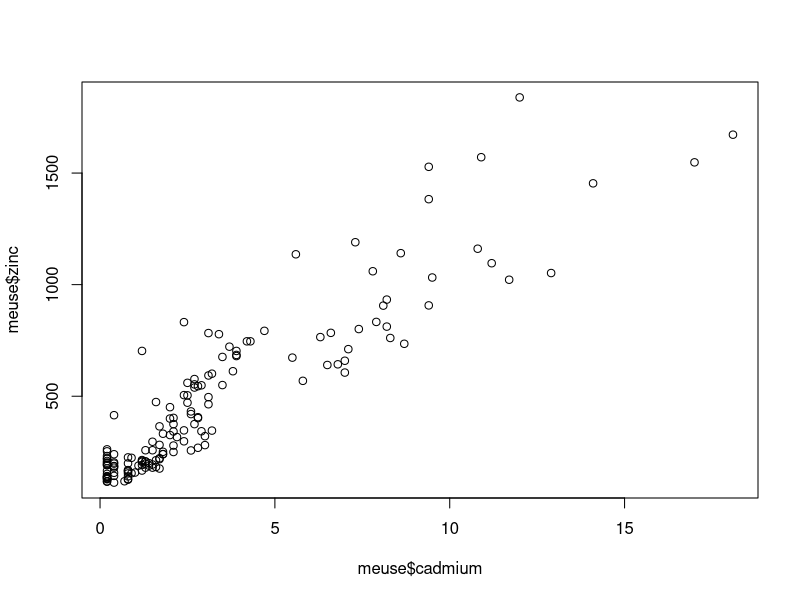
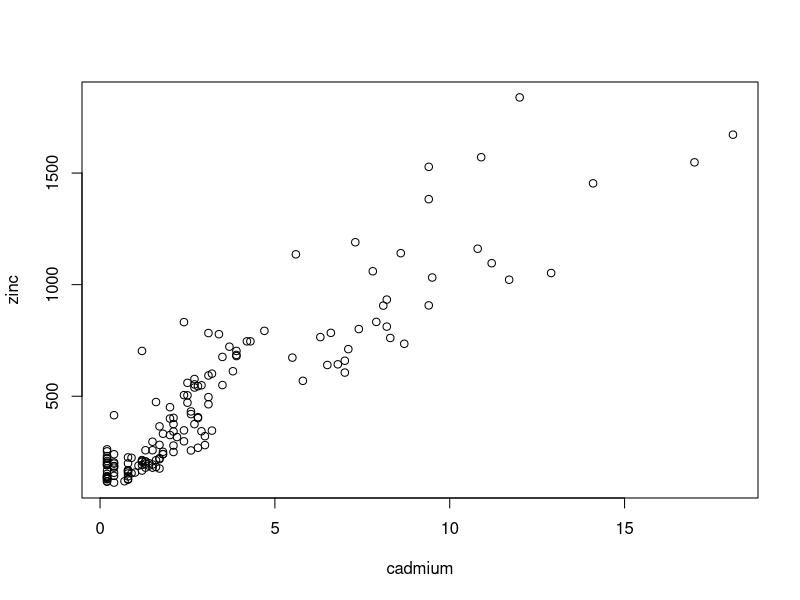
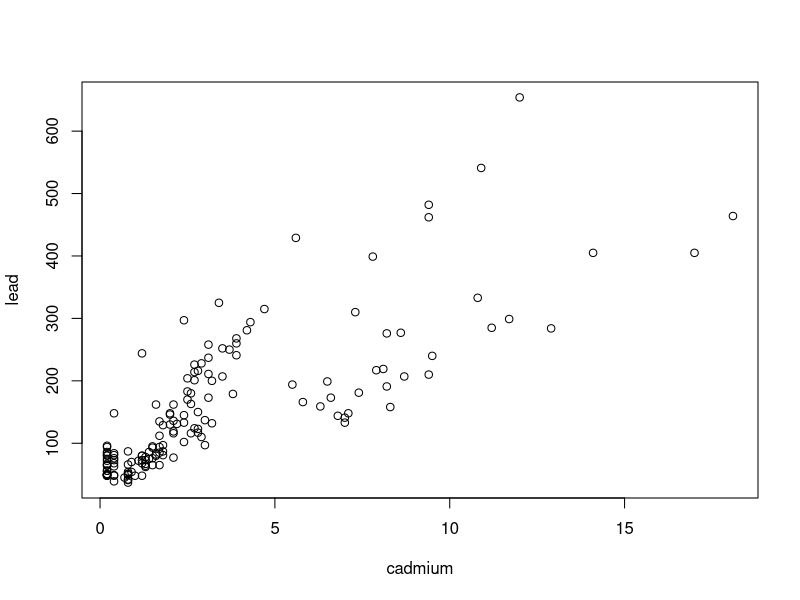
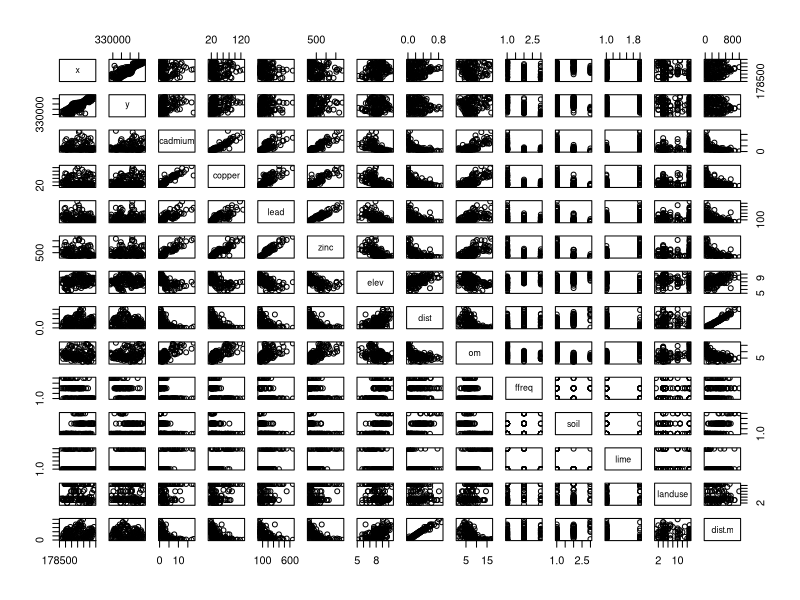
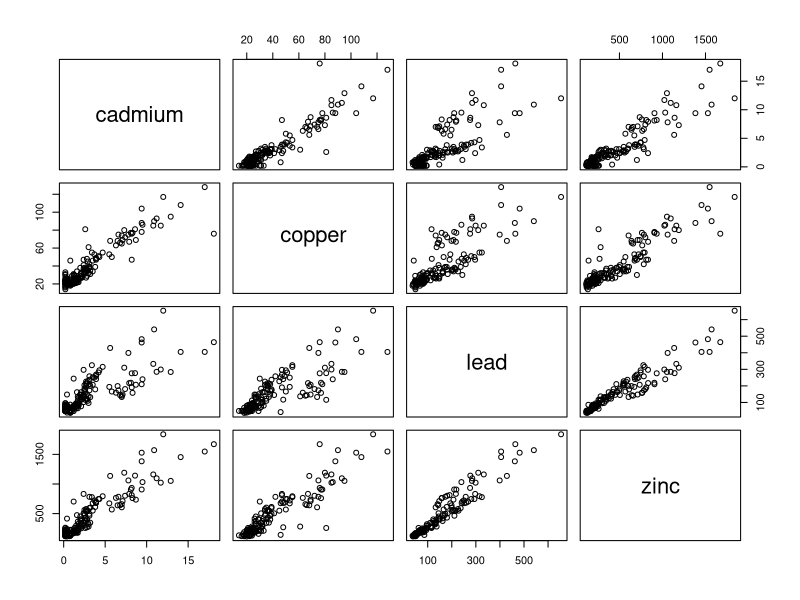
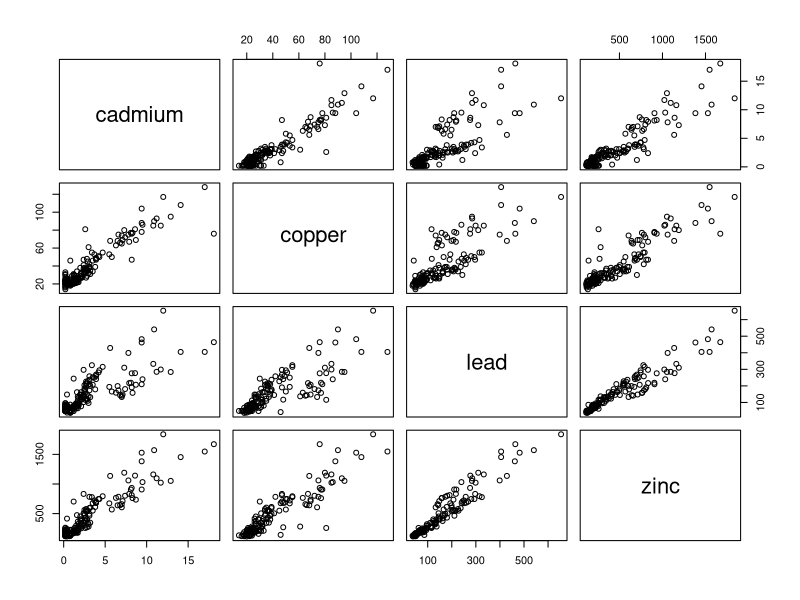
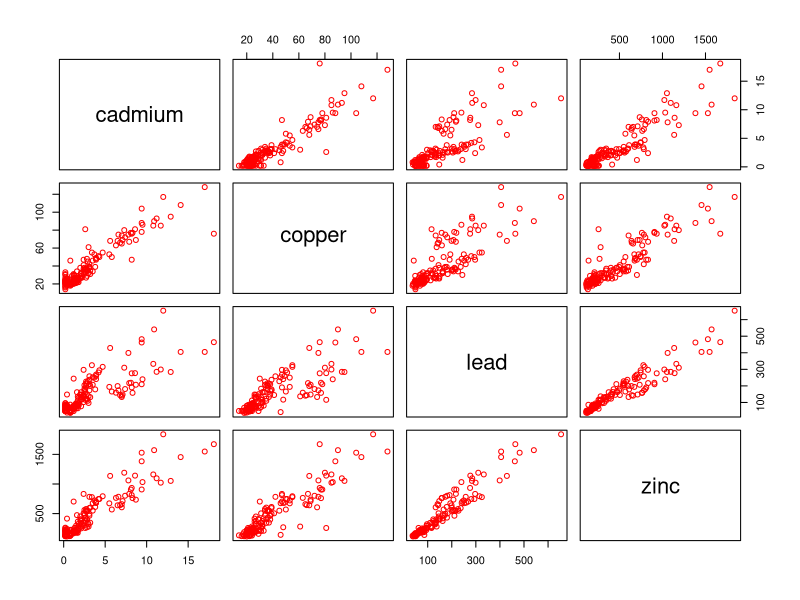
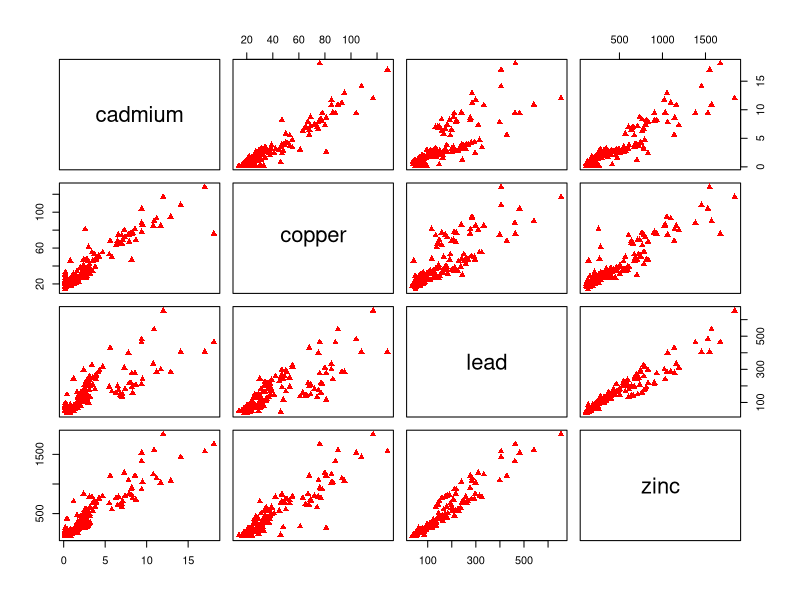

The R source for these figures, in order:
# R code for plotting the relationship among ecological variables

# to install new packages
install.packages("sp")
library(sp)

# to recall datasets
data(meuse)

# to open dataset
meuse

# to view data clearer (with capital letter, but not working on Mac)
View(meuse)

# to see top of dataset
head(meuse)

# to extract mean of all variables
summary(meuse)

# plot zinc (y) against cadmium (x)
#first way: using $
plot(meuse$cadmium, meuse$zinc)

# second way: attach dataset to R
attach(meuse)
plot(cadmium, zinc)
plot(cadmium, lead)

# scatterplot matrices (all possible graphs)
pairs(meuse)


# lecture 2

# recall the sp package and meuse dataset
library(sp)
data(meuse)

# pairs with soil variables (Cd, Cu, Pb, Zn = 3, 4, 5, 6 columns)
# from (,) column 3 to (:) column 6, using []
pairs(meuse[,3:6])

# use the names of the columns instead (if we use a different system)
# tilde = option + 5 ~
pairs(~ cadmium + copper + lead + zinc, data=meuse)

# change color (using "x") COL
pairs(~ cadmium + copper + lead + zinc, data=meuse, col="red")
# change symbol to filled triangles (no "x") PCH
pairs(~ cadmium + copper + lead + zinc, data=meuse, col="red", pch=17)
# increase size of triangles CEX
pairs(~ cadmium + copper + lead + zinc, data=meuse, col="red", pch=17, cex=3)
